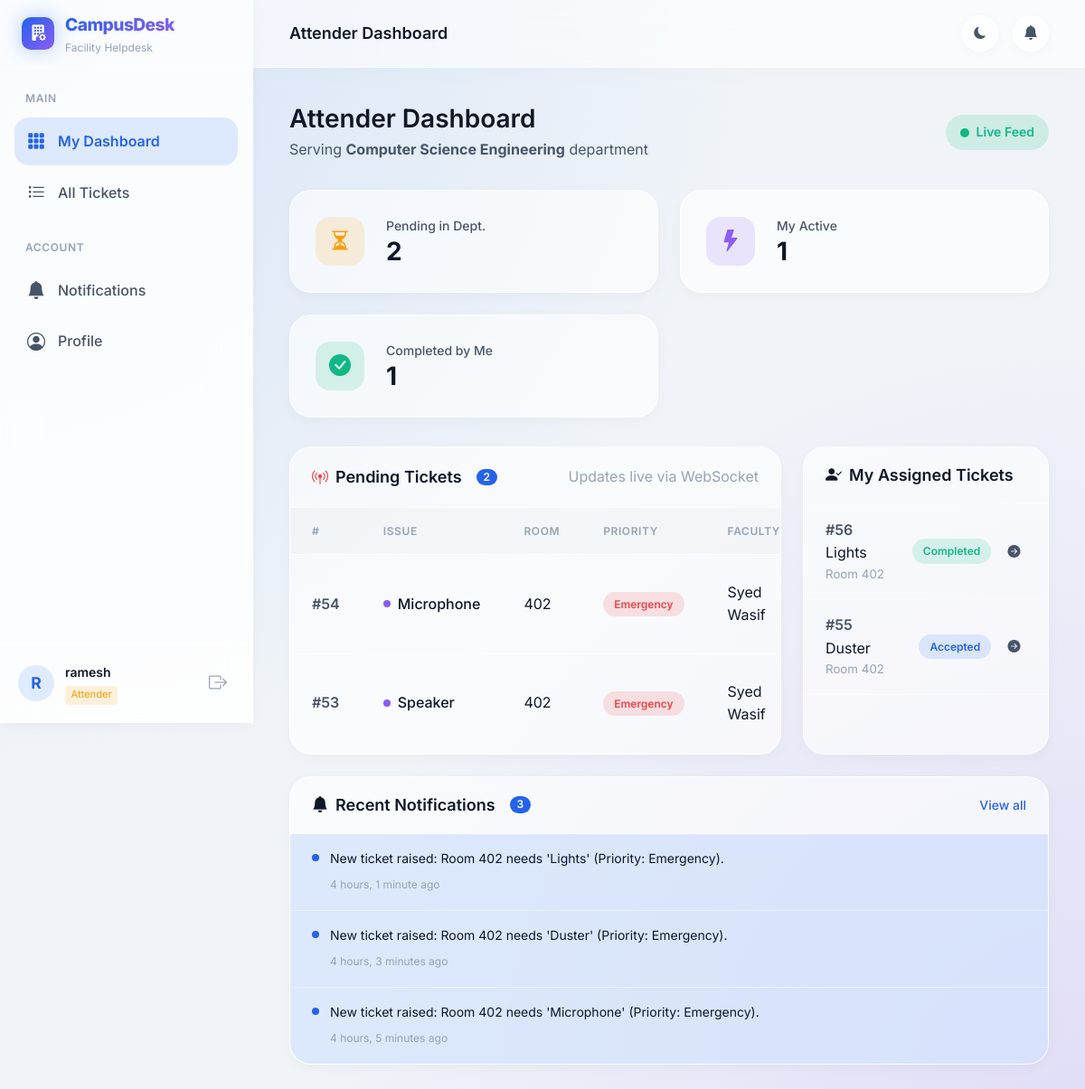
Page /attender/ (signed in) on the committed database.
### accounts/models.py (models this page shows, shortened)
class CustomUser(AbstractUser):
    ROLE_CHOICES = (
        ('ADMIN', 'Admin'),
        ('FACULTY', 'Faculty'),
        ('ATTENDER', 'Attender'),
    )
    role = models.CharField(max_length=15, choices=ROLE_CHOICES, default='FACULTY')
    phone_number = models.CharField(max_length=15, blank=True, null=True)
    department = models.ForeignKey(
        'tickets.Department',
        on_delete=models.SET_NULL,
        null=True,
        blank=True,
        related_name='users'
    )
    @property
    def is_admin_role(self):
        return self.role == 'ADMIN' or self.is_superuser

### tickets/models.py (models this page shows, shortened)
class Department(models.Model):
    name = models.CharField(max_length=100, unique=True)
    code = models.CharField(max_length=10, unique=True)

class Ticket(models.Model):
    CATEGORY_CHOICES = (
        ('SUPPLIES', 'Classroom Supplies'),
        ('TECHNICAL', 'Technical Issues'),
        ('MAINTENANCE', 'Maintenance'),
    )
    SUB_CATEGORY_CHOICES = (
        ('Chalk', 'Chalk'),
        ('Duster', 'Duster'),
        ('Marker', 'Marker'),
        ('White Paper', 'White Paper'),
        ('Projector', 'Projector'),
        ('Microphone', 'Microphone'),
        ('Speaker', 'Speaker'),
        ('Smart Board', 'Smart Board'),
        ('Computer', 'Computer'),
        ('Internet', 'Internet'),
        ('Fan', 'Fan'),
        ('Lights', 'Lights'),
        ('Door', 'Door'),
        ('Bench', 'Bench'),
        ('Water Leakage', 'Water Leakage'),
    )
    PRIORITY_CHOICES = (
        ('LOW', 'Low'),
        ('MEDIUM', 'Medium'),
        ('HIGH', 'High'),
        ('EMERGENCY', 'Emergency'),
    )
    STATUS_CHOICES = (
        ('PENDING', 'Pending'),
        ('ACCEPTED', 'Accepted'),
        ('IN_PROGRESS', 'In Progress'),
        ('COMPLETED', 'Completed'),
        ('CANCELLED', 'Cancelled'),
    )
    faculty = models.ForeignKey(
        settings.AUTH_USER_MODEL,
        on_delete=models.CASCADE,
        related_name='raised_tickets'
    )
    attender = models.ForeignKey(
        settings.AUTH_USER_MODEL,
        on_delete=models.SET_NULL,
        null=True,
        blank=True,
        related_name='assigned_tickets'
    )
    room = models.ForeignKey(Room, on_delete=models.CASCADE, related_name='tickets')
    category = models.CharField(max_length=20, choices=CATEGORY_CHOICES)
    sub_category = models.CharField(max_length=50, choices=SUB_CATEGORY_CHOICES)
    priority = models.CharField(max_length=15, choices=PRIORITY_CHOICES, default='MEDIUM')
    status = models.CharField(max_length=15, choices=STATUS_CHOICES, default='PENDING')
    description = models.TextField(blank=True, null=True)
    created_at = models.DateTimeField(auto_now_add=True)
    accepted_at = models.DateTimeField(null=True, blank=True)
    completed_at = models.DateTimeField(null=True, blank=True)
    updated_at = models.DateTimeField(auto_now=True)
    class Meta:
        ordering = ['-created_at']

class Room(models.Model):
    room_number = models.CharField(max_length=50, unique=True)
    floor = models.CharField(max_length=50)
    department = models.ForeignKey(Department, on_delete=models.CASCADE, related_name='rooms')
    qr_code = models.ImageField(upload_to='qr_codes/', blank=True, null=True)

### notifications/models.py (models this page shows, shortened)
class Notification(models.Model):
    recipient = models.ForeignKey(
        settings.AUTH_USER_MODEL,
        on_delete=models.CASCADE,
        related_name='notifications'
    )
    ticket = models.ForeignKey(
        Ticket,
        on_delete=models.CASCADE,
        null=True,
        blank=True,
        related_name='notifications'
    )
    message = models.TextField()
    is_read = models.BooleanField(default=False)
    created_at = models.DateTimeField(auto_now_add=True)
    class Meta:
        ordering = ['-created_at']

### dashboard/views.py (the view)
# urls.py: path('attender/', views.attender_dashboard, name='attender_dashboard'),
@login_required
def attender_dashboard(request):
    if request.user.role not in ('ATTENDER',) and not request.user.is_superuser:
        messages.error(request, "Access denied.")
        return redirect('dashboard:index')
    dept = request.user.department
    pending_tickets = Ticket.objects.filter(
        status='PENDING',
        room__department=dept
    ).order_by('-created_at') if dept else Ticket.objects.none()
    my_tickets = Ticket.objects.filter(
        attender=request.user
    ).exclude(status__in=['CANCELLED']).order_by('-updated_at')
    kpi = {
        'pending_dept': pending_tickets.count(),
        'my_active': my_tickets.filter(status__in=['ACCEPTED', 'IN_PROGRESS']).count(),
        'my_completed': my_tickets.filter(status='COMPLETED').count(),
    }
    unread_count = Notification.objects.filter(recipient=request.user, is_read=False).count()
    recent_notifications = Notification.objects.filter(recipient=request.user).order_by('-created_at')[:5]
    return render(request, 'dashboard/attender.html', {
        'pending_tickets': pending_tickets,
        'my_tickets': my_tickets,
        'kpi': kpi,
        'dept': dept,
        'unread_count': unread_count,
        'recent_notifications': recent_notifications,
    })

### templates/dashboard/attender.html (shortened to what this page needs)
{% extends 'base_dashboard.html' %}
{% block nav_attender %}active{% endblock %}
{% block page_title %}Attender Dashboard{% endblock %}
{% block content %}
<div class="page-header">
    <div>
        <h1 class="page-heading">Attender Dashboard</h1>
        <p class="page-subtitle">
            {% if dept %}Serving <strong>{{ dept.name }}</strong> department{% else %}No department assigned{% endif %}
        </p>
    </div>
    <div class="live-indicator" id="live-dot">
        <span class="live-pulse"></span> Live Feed
    </div>
</div>
<div class="kpi-grid kpi-grid-3">
    <div class="kpi-card kpi-amber">
        <div class="kpi-icon"><i class="bi bi-hourglass-split"></i></div>
        <div class="kpi-info">
            <span class="kpi-label">Pending in Dept.</span>
            <span class="kpi-value" id="kpi-pending">{{ kpi.pending_dept }}</span>
        </div>
    </div>
    <div class="kpi-card kpi-purple">
        <div class="kpi-icon"><i class="bi bi-lightning-fill"></i></div>
        <div class="kpi-info">
            <span class="kpi-label">My Active</span>
            <span class="kpi-value">{{ kpi.my_active }}</span>
        </div>
    </div>
    <div class="kpi-card kpi-green">
        <div class="kpi-icon"><i class="bi bi-check-circle-fill"></i></div>
        <div class="kpi-info">
            <span class="kpi-label">Completed by Me</span>
            <span class="kpi-value">{{ kpi.my_completed }}</span>
        </div>
    </div>
</div>
<div class="content-grid">
    <div class="card card-lg">
        <div class="card-header">
            <h2 class="card-title">
                <i class="bi bi-broadcast-pin text-danger"></i> Pending Tickets
                <span class="badge-count" id="pending-count-badge">{{ kpi.pending_dept }}</span>
            </h2>
            <span class="text-muted small">Updates live via WebSocket</span>
        </div>
        <div class="card-body p-0" id="pending-tickets-container">
            {% if pending_tickets %}
            <div class="table-responsive">
                <table class="data-table" id="pending-tickets-table">
                    <thead>
                        <tr>
                            <th>#</th>
                            <th>Issue</th>
                            <th>Room</th>
                            <th>Priority</th>
                            <th>Faculty</th>
                        </tr>
                    </thead>
                    <tbody id="pending-tbody">
                        {% for ticket in pending_tickets %}
                        <tr class="table-row-animate" id="ticket-row-{{ ticket.id }}">
                            <td><span class="ticket-id">#{{ ticket.id }}</span></td>
                            <td>
                                <div class="ticket-category">
                                    <span class="category-dot cat-{{ ticket.category|lower }}"></span>
                                    {{ ticket.sub_category }}
                                </div>
                            </td>
                            <td>{{ ticket.room.room_number }}</td>
                            <td><span class="priority-badge priority-{{ ticket.priority|lower }}">{{ ticket.get_priority_display }}</span></td>
                            <td>{{ ticket.faculty.get_full_name|default:ticket.faculty.username }}</td>
                        </tr>
                        {% endfor %}
                    </tbody>
                </table>
            </div>
            {% else %}
            <div class="empty-state" id="no-pending-msg">
                <i class="bi bi-emoji-smile empty-icon text-success"></i>
                <p>All clear! No pending tickets right now.</p>
            </div>
            {% endif %}
        </div>
    </div>
    <div class="card">
        <div class="card-header">
            <h2 class="card-title"><i class="bi bi-person-check-fill"></i> My Assigned Tickets</h2>
        </div>
        <div class="card-body p-0">
            {% if my_tickets %}
            <ul class="ticket-quick-list">
                {% for ticket in my_tickets %}
                <li class="ticket-quick-item">
                    <div class="ticket-quick-info">
                        <span class="ticket-id">#{{ ticket.id }}</span>
                        <span class="ticket-name">{{ ticket.sub_category }}</span>
                        <small class="text-muted">Room {{ ticket.room.room_number }}</small>
                    </div>
                    <div class="ticket-quick-actions">
                        <span class="status-badge status-{{ ticket.status|lower }}">{{ ticket.get_status_display }}</span>
                        <a href="{% url 'tickets:ticket_detail' ticket.id %}" class="btn btn-ghost-sm">
                            <i class="bi bi-arrow-right-circle-fill"></i>
                        </a>
                    </div>
                </li>
                {% endfor %}
            </ul>
            {% else %}
            <div class="empty-state">
                <i class="bi bi-inbox empty-icon"></i>
                <p>No tickets assigned to you yet.</p>
            </div>
            {% endif %}
        </div>
    </div>
</div>
<div class="card mt-4">
    <div class="card-header">
        <h2 class="card-title"><i class="bi bi-bell-fill"></i> Recent Notifications
            {% if unread_count %}<span class="badge-count">{{ unread_count }}</span>{% endif %}
        </h2>
        <a href="{% url 'dashboard:notifications' %}" class="card-header-link">View all</a>
    </div>
    <div class="card-body p-0">
        {% if recent_notifications %}
        <ul class="notif-list">
            {% for notif in recent_notifications %}
            <li class="notif-item {% if not notif.is_read %}notif-unread{% endif %}">
                <div class="notif-dot"></div>
                <div class="notif-content">
                    <p class="notif-message">{{ notif.message }}</p>
                    <span class="notif-time">{{ notif.created_at|timesince }} ago</span>
                </div>
            </li>
            {% endfor %}
        </ul>
        {% else %}
        <div class="empty-state">
            <i class="bi bi-bell-slash empty-icon"></i>
            <p>No notifications.</p>
        </div>
        {% endif %}
    </div>
</div>
{% endblock %}

### templates/base_dashboard.html (shortened to what this page needs)
{% load static %}
<!DOCTYPE html>
<html lang="en" data-theme="dark">
<head>
    <link rel="stylesheet" href="https://cdn.jsdelivr.net/npm/bootstrap-icons@1.11.3/font/bootstrap-icons.min.css">
    <link rel="stylesheet" href="{% static 'css/dashboard.css' %}">
</head>
<body>
<aside class="sidebar" id="sidebar">
    <div class="sidebar-brand">
        <div class="brand-icon">
            <i class="bi bi-building-fill-gear"></i>
        </div>
        <div class="brand-text">
            <span class="brand-name">CampusDesk</span>
            <span class="brand-tagline">Facility Helpdesk</span>
        </div>
    </div>
    <nav class="sidebar-nav">
        <div class="nav-section">
            <span class="nav-section-label">Main</span>
            {% if user.role == 'FACULTY' %}
            <a href="{% url 'dashboard:faculty_dashboard' %}" class="nav-item {% block nav_faculty %}{% endblock %}">
                <i class="bi bi-grid-3x3-gap-fill nav-icon"></i>
                <span>My Dashboard</span>
            </a>
            <a href="{% url 'tickets:raise_ticket' %}" class="nav-item {% block nav_raise %}{% endblock %}">
                <i class="bi bi-plus-circle-fill nav-icon"></i>
                <span>Raise Ticket</span>
            </a>
            <a href="{% url 'tickets:ticket_list' %}" class="nav-item {% block nav_list %}{% endblock %}">
                <i class="bi bi-list-task nav-icon"></i>
                <span>My Tickets</span>
            </a>
            {% elif user.role == 'ATTENDER' %}
            <a href="{% url 'dashboard:attender_dashboard' %}" class="nav-item {% block nav_attender %}{% endblock %}">
                <i class="bi bi-grid-3x3-gap-fill nav-icon"></i>
                <span>My Dashboard</span>
            </a>
            <a href="{% url 'tickets:ticket_list' %}" class="nav-item {% block nav_list_att %}{% endblock %}">
                <i class="bi bi-list-task nav-icon"></i>
                <span>All Tickets</span>
            </a>
            {% endif %}
        </div>
        <div class="nav-section">
            <span class="nav-section-label">Account</span>
            <a href="{% url 'dashboard:notifications' %}" class="nav-item {% block nav_notifs %}{% endblock %}">
                <i class="bi bi-bell-fill nav-icon"></i>
                <span>Notifications</span>
            </a>
            <a href="{% url 'accounts:profile' %}" class="nav-item {% block nav_profile %}{% endblock %}">
                <i class="bi bi-person-circle nav-icon"></i>
                <span>Profile</span>
            </a>
        </div>
    </nav>
    <div class="sidebar-footer">
        <div class="user-info">
            <div class="user-avatar">{{ user.username|first|upper }}</div>
            <div class="user-details">
                <span class="user-name">{{ user.username }}</span>
                <span class="user-role role-badge role-{{ user.role|lower }}">{{ user.get_role_display }}</span>
            </div>
        </div>
        <form method="post" action="{% url 'accounts:logout' %}">
            <button type="submit" class="logout-btn" title="Logout">
                <i class="bi bi-box-arrow-right"></i>
            </button>
        </form>
    </div>
</aside>
<div class="main-wrapper">
    <header class="topbar">
        <div class="topbar-title">
            {% block page_title %}Dashboard{% endblock %}
        </div>
        <div class="topbar-actions">
            <button class="icon-btn" id="themeToggle" title="Toggle theme">
                <i class="bi bi-moon-fill" id="themeIcon"></i>
            </button>
            <a href="{% url 'dashboard:notifications' %}" class="icon-btn notif-btn" title="Notifications">
                <i class="bi bi-bell-fill"></i>
            </a>
        </div>
    </header>
    <main class="main-content">
        {% block content %}{% endblock %}
    </main>
</div>
</body>
</html>

### rows in the picture
CustomUser: username|first "R", username "ramesh", role "Attender"
Department: name "Computer Science Engineering"
Ticket: id "54", sub_category "Microphone", room.room_number "402", priority "Emergency", faculty.get_full_name "Syed Wasif"
Ticket: id "53", sub_category "Speaker", room.room_number "402", priority "Emergency", faculty.get_full_name "Syed Wasif"
Ticket: id "56", sub_category "Lights", room.room_number "402", status "Completed"
Ticket: id "55", sub_category "Duster", room.room_number "402", status "Accepted"
Notification: message "New ticket raised: Room 402 needs 'Lights' (Priority: Emergency).", created_at "4 hours, 1 minute"
Notification: message "New ticket raised: Room 402 needs 'Duster' (Priority: Emergency).", created_at "4 hours, 3 minutes"
Notification: message "New ticket raised: Room 402 needs 'Microphone' (Priority: Emergency).", created_at "4 hours, 5 minutes"

### other values in the picture
{{ kpi.pending_dept }} "2"
{{ kpi.my_active }} "1"
{{ kpi.my_completed }} "1"
{{ unread_count }} "3"
